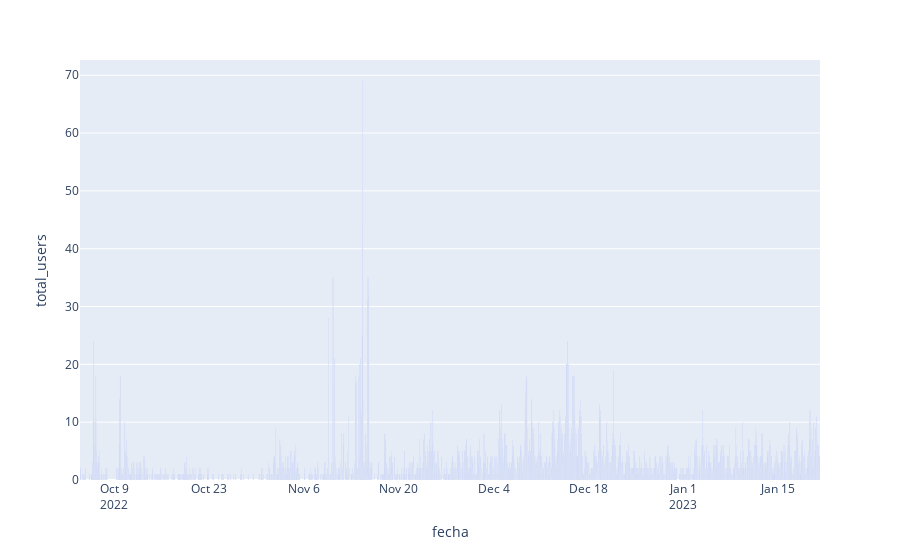

The notebook cell saved with this chart:
### Code cell
fig = px.bar(txs_by_hour_df, x='fecha', y='total_users')
fig.show()

### Figure 1 — Plotly figure (JSON) as saved in the notebook; plotly's stock layout.template omitted (floating-point values rounded to 4 significant figures; data arrays with more than 128 entries replaced by an {"elided": "..."} marker saying what was removed)
{"data": [{"alignmentgroup": "True", "hovertemplate": "fecha=%{x}<br>total_users=%{y}<extra></extra>", "legendgroup": "", "marker": {"color": "#636efa", "pattern": {"shape": ""}}, "name": "", "offsetgroup": "", "orientation": "v", "showlegend": false, "textposition": "auto", "type": "bar", "x": {"elided": "1785 str values"}, "xaxis": "x", "y": {"elided": "1785 int values"}, "yaxis": "y"}], "layout": {"autosize": true, "barmode": "relative", "legend": {"tracegroupgap": 0}, "margin": {"t": 60}, "xaxis": {"anchor": "y", "autorange": true, "domain": [0, 1], "range": ["2022-10-03 22:30", "2023-01-21 04:30"], "title": {"text": "fecha"}, "type": "date"}, "yaxis": {"anchor": "x", "autorange": true, "domain": [0, 1], "range": [0, 72.63], "title": {"text": "total_users"}, "type": "linear"}}}
